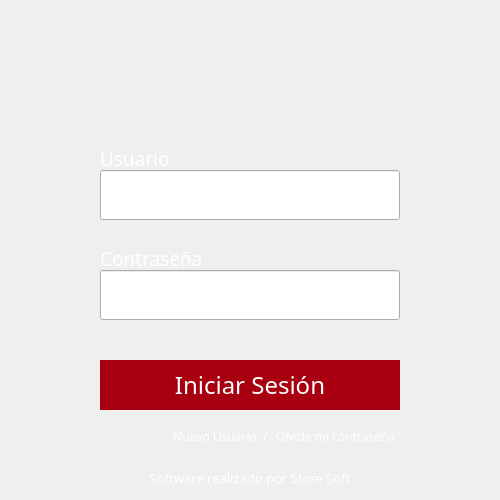
<?xml version="1.0" encoding="UTF-8"?>
<ui version="4.0">
 <class>VentanaLogin</class>
 <widget class="QMainWindow" name="VentanaLogin">
  <property name="geometry">
   <rect>
    <x>0</x>
    <y>0</y>
    <width>500</width>
    <height>500</height>
   </rect>
  </property>
  <property name="minimumSize">
   <size>
    <width>500</width>
    <height>500</height>
   </size>
  </property>
  <property name="maximumSize">
   <size>
    <width>500</width>
    <height>500</height>
   </size>
  </property>
  <property name="font">
   <font>
    <family>Avenir</family>
    <pointsize>18</pointsize>
   </font>
  </property>
  <property name="windowTitle">
   <string notr="true">Login</string>
  </property>
  <property name="windowOpacity">
   <double>1.000000000000000</double>
  </property>
  <property name="autoFillBackground">
   <bool>false</bool>
  </property>
  <property name="styleSheet">
   <string notr="true">#VentanaLogin{
	background-image:url(:/Backgrounds/FondoLogin.png)
}
.QLabel{
	color: rgb(255, 255, 255);
}
#label_copyright{
	color: rgba(255, 255, 255,.3);
}
#label_contrasena{
	color: rgb(255, 255, 255);
}
#line_usuario{
color: rgb(97, 99, 99);
}
#line_contrasena{
color: rgb(97, 99, 99);
}
#button_iniciar{
	color: rgb(250, 255, 255);
	background-color: rgb(168, 0, 16);
	border: none;
}
#button_iniciar:hover{
	color: rgb(168, 0, 16);
	background-color: rgb(255, 255, 255);
	border: none;
}
.QPushButton{
	background-color: transparent;
	color: rgb(250, 255, 255);
	border:none;
}</string>
  </property>
  <widget class="QWidget" name="centralwidget">
   <widget class="QLineEdit" name="line_usuario">
    <property name="geometry">
     <rect>
      <x>100</x>
      <y>170</y>
      <width>300</width>
      <height>50</height>
     </rect>
    </property>
    <property name="font">
     <font>
      <family>Avenir</family>
      <pointsize>14</pointsize>
      <weight>75</weight>
      <bold>true</bold>
     </font>
    </property>
   </widget>
   <widget class="QLineEdit" name="line_contrasena">
    <property name="geometry">
     <rect>
      <x>100</x>
      <y>270</y>
      <width>300</width>
      <height>50</height>
     </rect>
    </property>
    <property name="font">
     <font>
      <family>Avenir</family>
      <pointsize>14</pointsize>
      <weight>75</weight>
      <bold>true</bold>
     </font>
    </property>
    <property name="inputMask">
     <string/>
    </property>
    <property name="echoMode">
     <enum>QLineEdit::Password</enum>
    </property>
    <property name="cursorPosition">
     <number>0</number>
    </property>
    <property name="cursorMoveStyle">
     <enum>Qt::LogicalMoveStyle</enum>
    </property>
    <property name="clearButtonEnabled">
     <bool>false</bool>
    </property>
   </widget>
   <widget class="QLabel" name="label_usuario">
    <property name="geometry">
     <rect>
      <x>100</x>
      <y>150</y>
      <width>301</width>
      <height>16</height>
     </rect>
    </property>
    <property name="font">
     <font>
      <family>Avenir</family>
      <pointsize>14</pointsize>
      <weight>50</weight>
      <bold>false</bold>
     </font>
    </property>
    <property name="text">
     <string>Usuario</string>
    </property>
   </widget>
   <widget class="QLabel" name="label_contrasena">
    <property name="geometry">
     <rect>
      <x>100</x>
      <y>250</y>
      <width>301</width>
      <height>16</height>
     </rect>
    </property>
    <property name="font">
     <font>
      <family>Avenir</family>
      <pointsize>14</pointsize>
     </font>
    </property>
    <property name="text">
     <string>Contraseña</string>
    </property>
   </widget>
   <widget class="QPushButton" name="button_iniciar">
    <property name="geometry">
     <rect>
      <x>100</x>
      <y>360</y>
      <width>300</width>
      <height>50</height>
     </rect>
    </property>
    <property name="font">
     <font>
      <family>Avenir</family>
      <pointsize>18</pointsize>
     </font>
    </property>
    <property name="cursor">
     <cursorShape>PointingHandCursor</cursorShape>
    </property>
    <property name="text">
     <string>Iniciar Sesión</string>
    </property>
   </widget>
   <widget class="QPushButton" name="bNuevo">
    <property name="geometry">
     <rect>
      <x>170</x>
      <y>420</y>
      <width>101</width>
      <height>32</height>
     </rect>
    </property>
    <property name="font">
     <font>
      <family>Avenir</family>
     </font>
    </property>
    <property name="cursor">
     <cursorShape>PointingHandCursor</cursorShape>
    </property>
    <property name="text">
     <string>Nuevo Usuario  /</string>
    </property>
   </widget>
   <widget class="QPushButton" name="bRecordar">
    <property name="geometry">
     <rect>
      <x>270</x>
      <y>420</y>
      <width>131</width>
      <height>32</height>
     </rect>
    </property>
    <property name="font">
     <font>
      <family>Avenir</family>
     </font>
    </property>
    <property name="cursor">
     <cursorShape>PointingHandCursor</cursorShape>
    </property>
    <property name="text">
     <string>Olvide mi contraseña</string>
    </property>
   </widget>
   <widget class="QLabel" name="label_copyright">
    <property name="geometry">
     <rect>
      <x>0</x>
      <y>470</y>
      <width>500</width>
      <height>16</height>
     </rect>
    </property>
    <property name="font">
     <font>
      <family>Avenir</family>
      <pointsize>10</pointsize>
      <weight>50</weight>
      <bold>false</bold>
     </font>
    </property>
    <property name="text">
     <string>Software realizado por Store Soft</string>
    </property>
    <property name="alignment">
     <set>Qt::AlignCenter</set>
    </property>
   </widget>
   <widget class="QLabel" name="logo">
    <property name="geometry">
     <rect>
      <x>200</x>
      <y>30</y>
      <width>100</width>
      <height>101</height>
     </rect>
    </property>
    <property name="text">
     <string/>
    </property>
    <property name="pixmap">
     <pixmap resource="../imagenes/imagenes.qrc">:/Img/Store-Soft.png</pixmap>
    </property>
   </widget>
   <zorder>label_usuario</zorder>
   <zorder>line_usuario</zorder>
   <zorder>line_contrasena</zorder>
   <zorder>label_contrasena</zorder>
   <zorder>button_iniciar</zorder>
   <zorder>bNuevo</zorder>
   <zorder>bRecordar</zorder>
   <zorder>label_copyright</zorder>
   <zorder>logo</zorder>
  </widget>
 </widget>
 <resources>
  <include location="../imagenes/imagenes.qrc"/>
 </resources>
 <connections/>
</ui>
